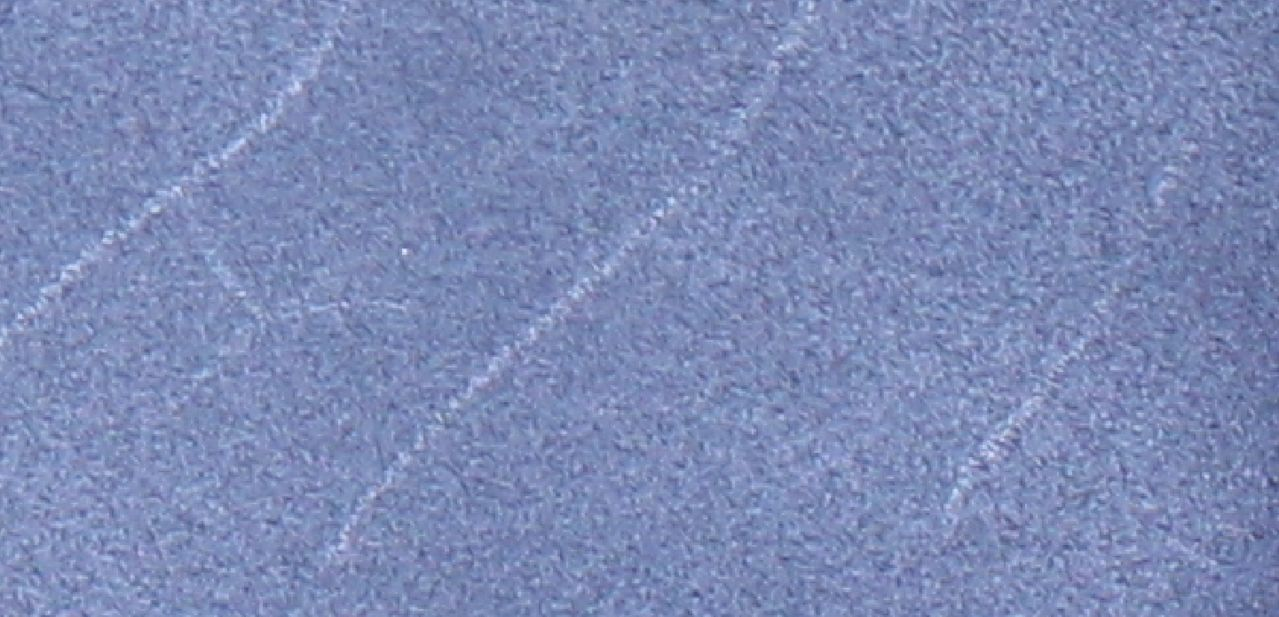
#> input picture template.jpg, 1279 x 617 px
$ python test.py   (older library calls are emulated)
#> lines starting #> are read from the running program, lines starting #| are printed output that depends on the picture; after the words box and inside, x2 and y2 are one past the last pixel; in counts of white or black regions, pixels touching at a corner belong together
import numpy as np
import cv2
# https://stackoverflow.com/questions/19815732/what-is-gradient-orientation-and-gradient-magnitude

# normaize the grayscale image
def nm(img):
   normalizedImg = np.zeros(img.shape)
   return cv2.normalize(img, normalizedImg, alpha=0, beta=1, norm_type=cv2.NORM_MINMAX, dtype=cv2.CV_32F)


# load the image in grayscale
img = cv2.imread('template.jpg', 0).astype(np.float32)
#> img: shape (617, 1279) float32; min 67, max 234, mean 139
img2 = cv2.imread('template.jpg', 0)
#> img2: shape (617, 1279); min 67, max 234, mean 139


# sobel filter
sobelH = np.array([[1,0,-1],[2,0,-2],[1,0,-1]],dtype=np.float)
sobelV = np.array([[1,2,1],[0,0,0],[-1,-2,-1]],dtype=np.float)

# horizontal gradient
sh = cv2.filter2D(img, -1, sobelH)
# vertical gradient
sv = cv2.filter2D(img, -1, sobelV)
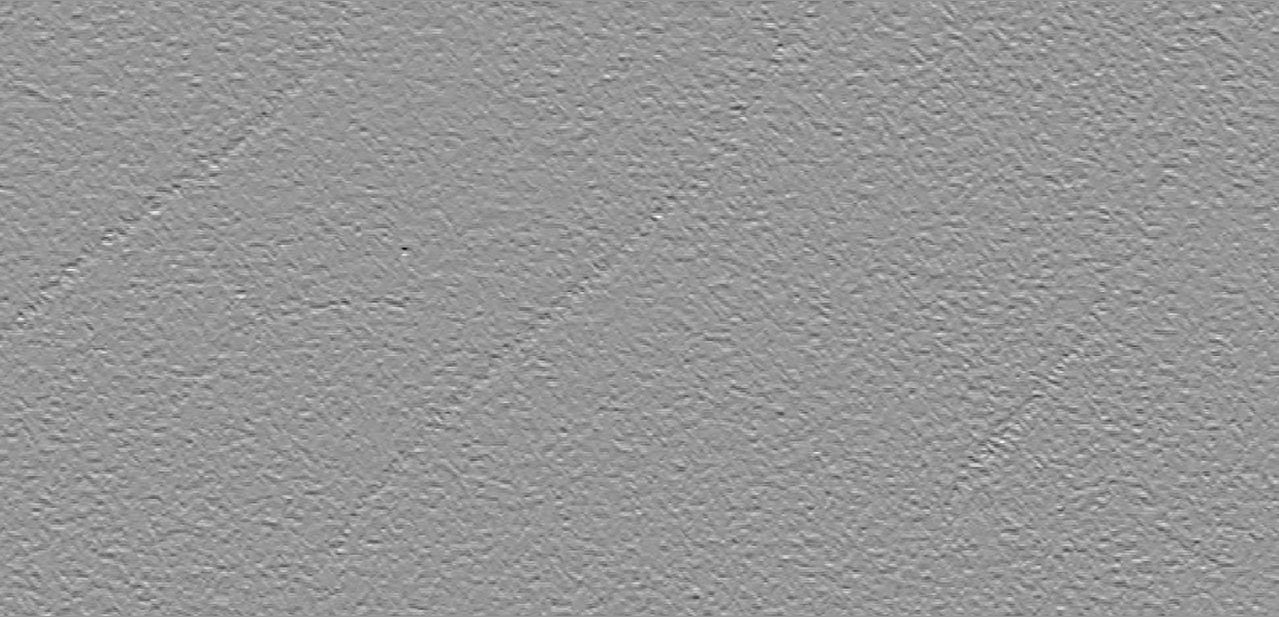
#> sv: shape (617, 1279) float32; min -401, max 280, mean 0; drawn with min black and max white
# the magnitude of the gradient
sm = np.sqrt(sh**2 + sv**2).astype(np.uint8)
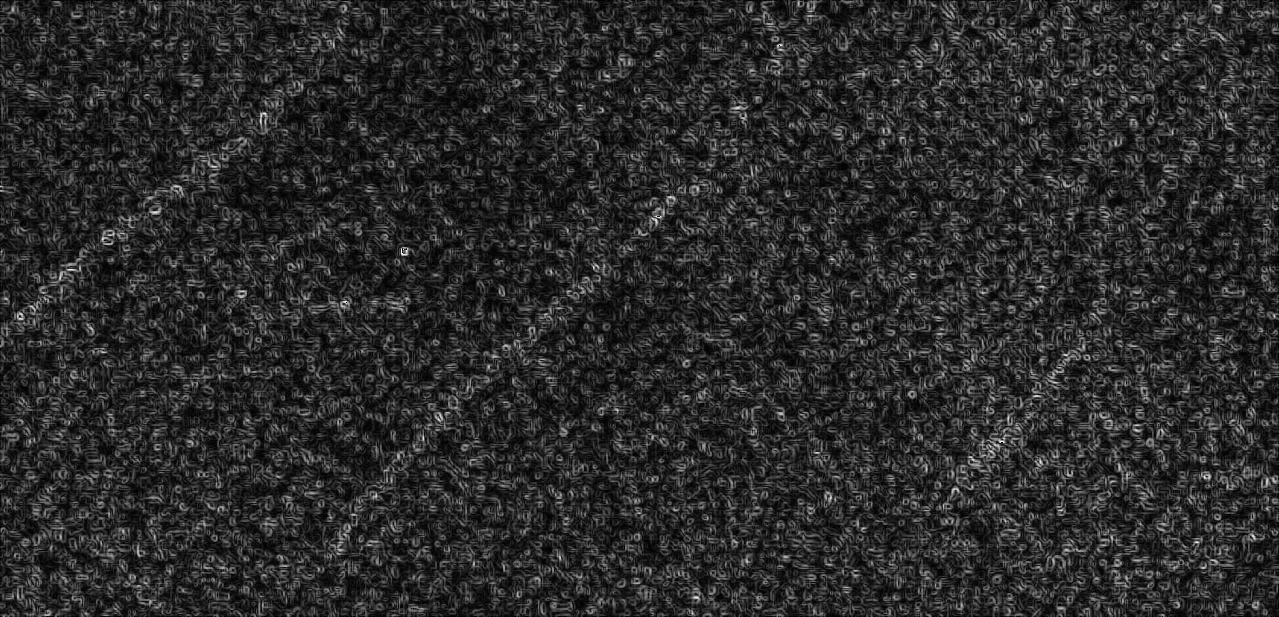
#> sm: shape (617, 1279); min 0, max 251, mean 42.4

# central difference
centralH = np.array([[0,0,0],[-0.5,0,0.5],[0,0,0]],dtype=np.float)
centralV = np.array([[0,-0.5,0],[0,0,0],[0,0.5,0]],dtype=np.float)

# horizontal gradient
ch = cv2.filter2D(img, -1, centralH)
# vertical gradient
cv = cv2.filter2D(img, -1, centralV)
# the magnitude of the gradient
cm = np.sqrt(ch**2 + cv**2).astype(np.uint8)
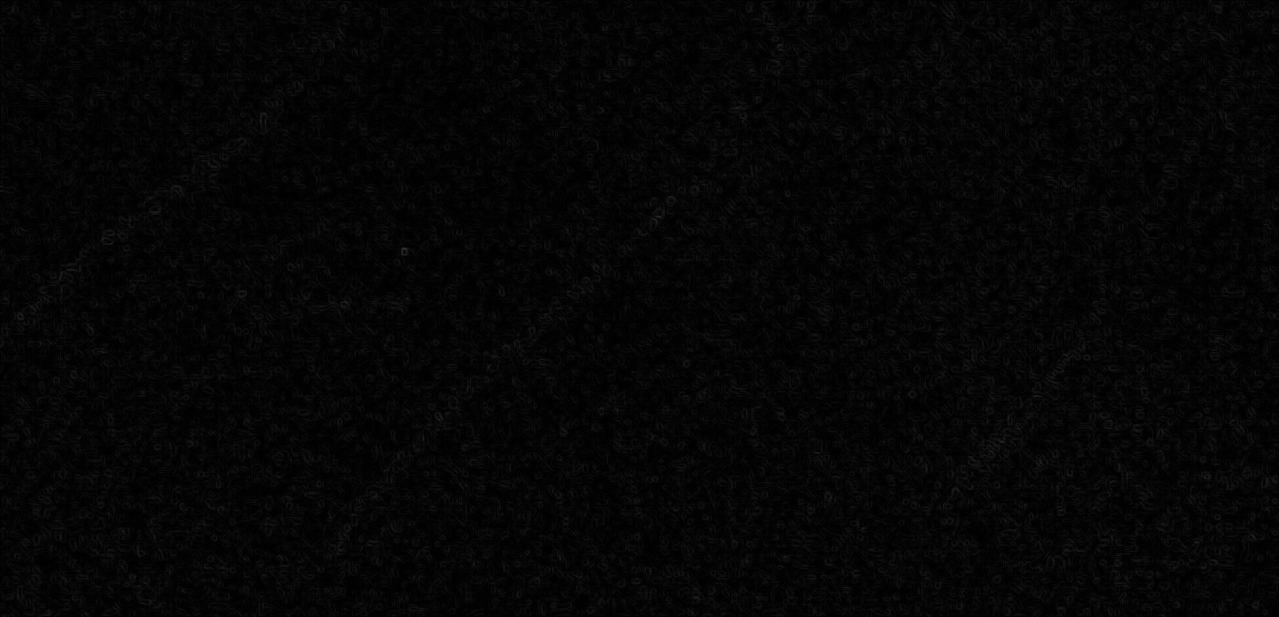
#> cm: shape (617, 1279); min 0, max 51, mean 5.2


sobelx = cv2.Sobel(img2,cv2.CV_64F,1,0,sobelH)
sobely = cv2.Sobel(img2,cv2.CV_64F,0,1,sobelV)
axy = cv2.magnitude(sobelx, sobely).astype(np.uint8)
sobel = cv2.Sobel(img2,cv2.CV_64F,1,1,ksize=5)
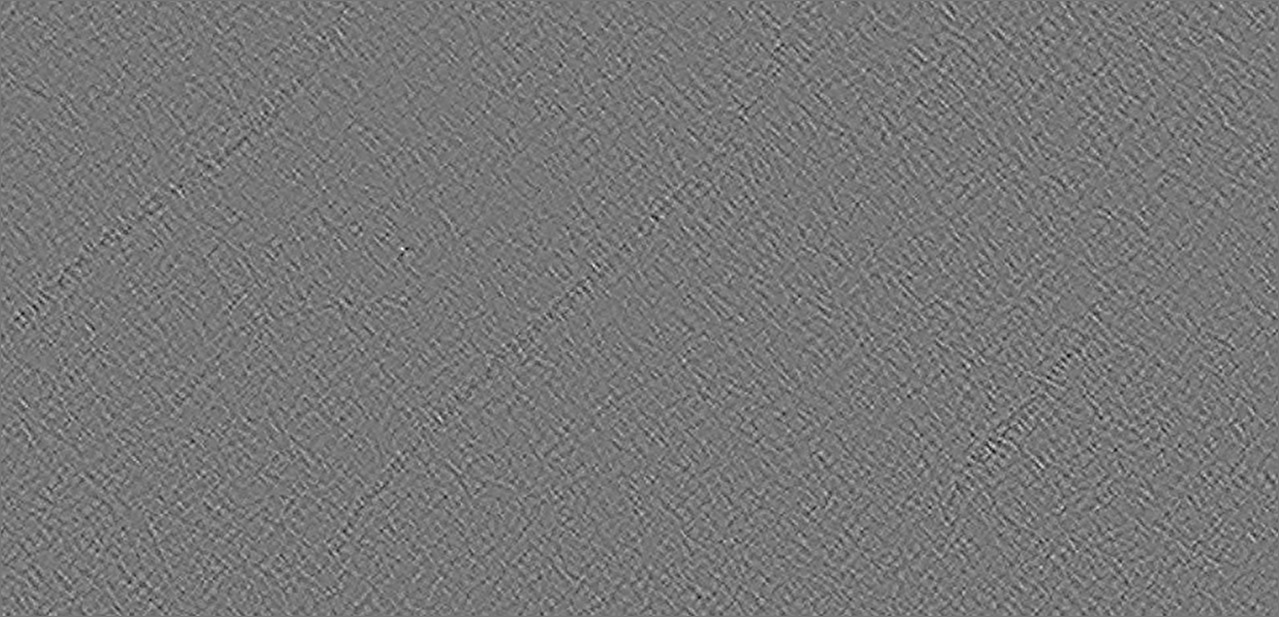
#> sobel: shape (617, 1279) float64; min -648, max 732, mean 0; drawn with min black and max white

# display the image
cv2.imshow("test", sm)
cv2.imshow("test2", cm)
cv2.imshow("test3", axy)
cv2.imshow("test4", sobel)
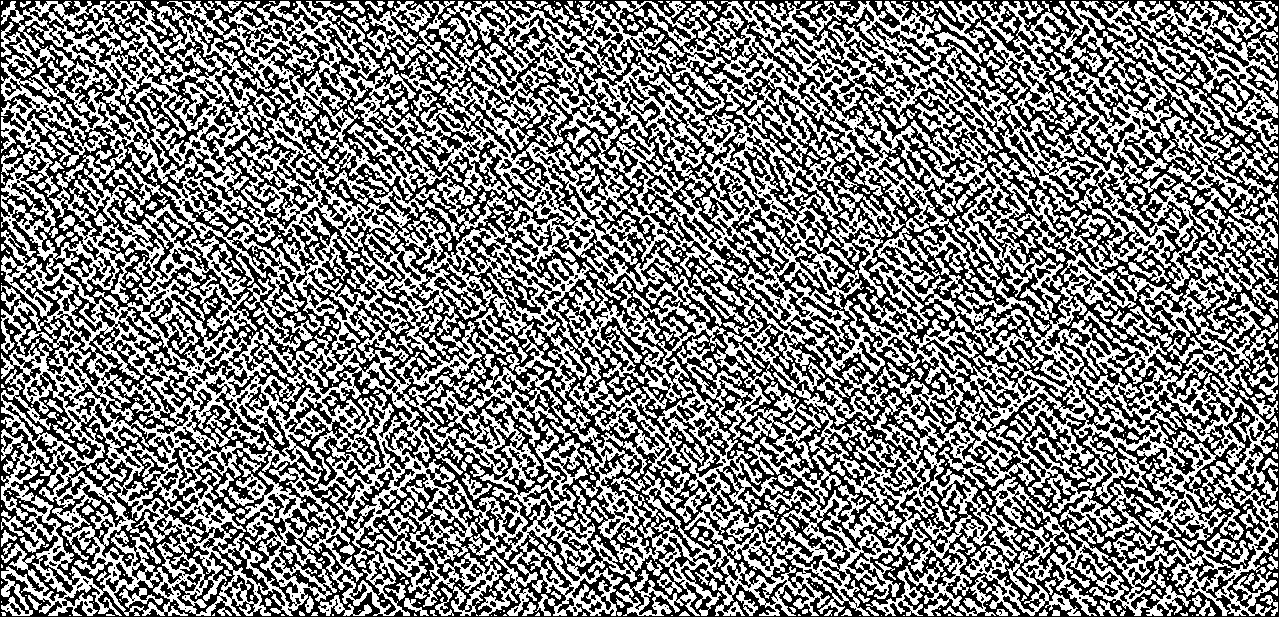
#> window 'test4': shape (617, 1279); 49.6% white; 1115 white regions (745 under 20 px), largest, box (x1, y1, x2, y2) and area: (1, 1, 1278, 616) 337423, (1082, 1, 1278, 153) 6369, (1162, 115, 1278, 294) 4356


#cv2.imshow('Images', np.vstack([np.hstack([nm(img), nm(sh), nm(sv), nm(sm)]), np.hstack([nm(img), nm(ch), nm(cv), nm(cm)])]))
cv2.waitKey(0)
cv2.destroyAllWindows()
